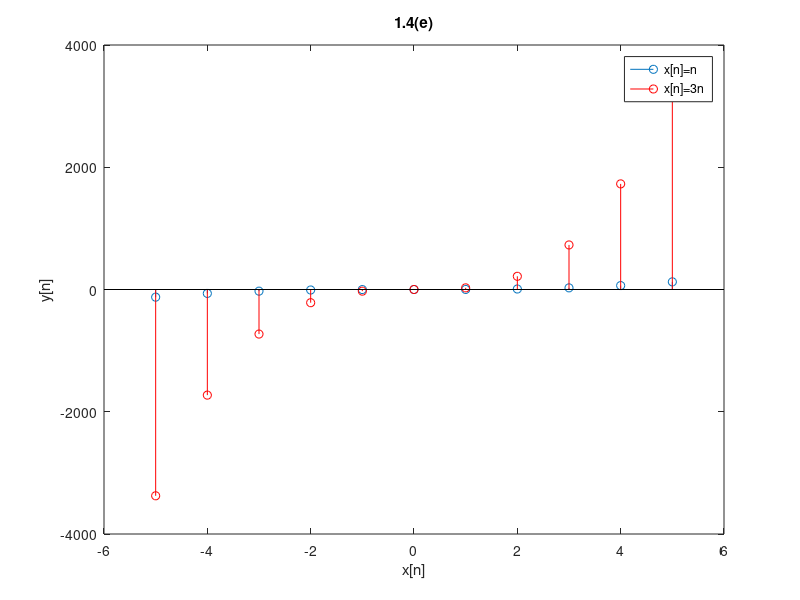

Reproduce this figure in MATLAB.
% Linearity not satified
n=-5:1:5;
x1=n;
x2=3*n;

y1=x1.^3;
y2=x2.^3;

stem(x1,y1);
hold on
stem(x1,y2,'r');
title('1.4(e)');
legend({'x[n]=n','x[n]=3n'}, 'Location', 'northeast');
xlabel('x[n]');
ylabel('y[n]');

saveas(gcf, "LAB1/P1_4_e_out1.png")